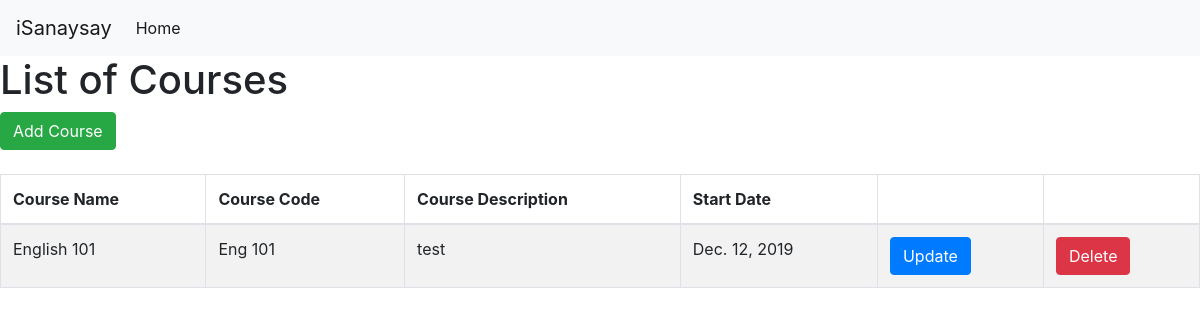
The app's page /isanaysay/view_courses with its own data.
### users/models.py (models this page shows, shortened)
class Course(models.Model):
    name = models.CharField(verbose_name="Course Name", max_length=128)
    course_code = models.CharField(verbose_name="Course Code", max_length=128)
    course_description = models.CharField(verbose_name="Course Code", max_length=500)
    start_date = models.DateField(auto_now_add=True)
    end_date = models.DateField()

### users/views.py (the view)
def view_courses(request):
    template = "list_course.html"
    courses = Course.objects.all()
    context = {
        'courses': courses,
    }
    return render(request, template, context)

### templates/list_course.html (shortened to what this page needs)
{% extends 'base.html' %}
{% block content %}
	<body>
		<h1>List of Courses</h1>
		<a href="{% url 'add-course' %}" class="btn btn-success">Add Course</a> <br /><br />
		<table class="table table-striped table-bordered">
			<thead>
				<tr>
					<th>Course Name</th>
					<th>Course Code</th>
					<th>Course Description</th>
					<th>Start Date</th>
					<th></th>
					<th></th>
				</tr>
			</thead>
			<tbody>
				{% for course in courses %}
				<tr>
					<td>{{ course.name }}</td>
					<td>{{ course.course_code }}</td>
					<td>{{ course.course_description }}</td>
					<td>{{ course.start_date }}</td>
					<td>
						<a href="{% url 'update-course' course.id %}" class="btn btn-primary">Update</a>
					</td>
					<td>
						<a href="{% url 'delete-course' course.id %}" class="btn btn-danger">Delete</a>
					</td>
				</tr>
				{% empty %}
				<tr>
					<td colspan=6>No Courses yet</td>
				</tr>
				{% endfor %}
			</tbody>
		</table>
{% endblock %}

### records on screen
Course: name "English 101", course_code "Eng 101", course_description "test", start_date "Dec. 12, 2019"
